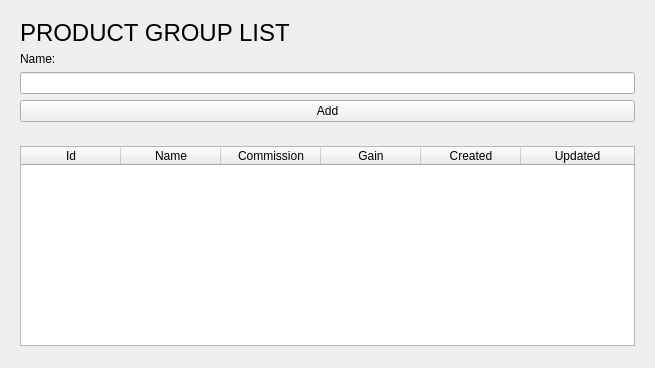
<?xml version="1.0" encoding="UTF-8"?>
<ui version="4.0">
 <class>productGroup</class>
 <widget class="QWidget" name="productGroup">
  <property name="geometry">
   <rect>
    <x>0</x>
    <y>0</y>
    <width>655</width>
    <height>368</height>
   </rect>
  </property>
  <property name="windowTitle">
   <string>Form</string>
  </property>
  <layout class="QVBoxLayout" name="verticalLayout">
   <item>
    <widget class="QWidget" name="panel_add" native="true">
     <property name="minimumSize">
      <size>
       <width>0</width>
       <height>120</height>
      </size>
     </property>
     <property name="maximumSize">
      <size>
       <width>16777215</width>
       <height>120</height>
      </size>
     </property>
     <layout class="QVBoxLayout" name="verticalLayout_6">
      <item>
       <widget class="QLabel" name="title_productGroup">
        <property name="font">
         <font>
          <pointsize>18</pointsize>
         </font>
        </property>
        <property name="text">
         <string>PRODUCT GROUP LIST</string>
        </property>
       </widget>
      </item>
      <item>
       <widget class="QLabel" name="label_name_productGroup">
        <property name="text">
         <string>Name:</string>
        </property>
       </widget>
      </item>
      <item>
       <widget class="QLineEdit" name="name_productGroup"/>
      </item>
      <item>
       <widget class="QPushButton" name="on_add_productGroup">
        <property name="text">
         <string>Add</string>
        </property>
       </widget>
      </item>
     </layout>
    </widget>
   </item>
   <item>
    <widget class="QWidget" name="panel_list" native="true">
     <layout class="QVBoxLayout" name="verticalLayout_4">
      <item>
       <widget class="QTableWidget" name="list_productGroups">
        <property name="minimumSize">
         <size>
          <width>0</width>
          <height>200</height>
         </size>
        </property>
        <property name="maximumSize">
         <size>
          <width>16777215</width>
          <height>200</height>
         </size>
        </property>
        <attribute name="horizontalHeaderStretchLastSection">
         <bool>true</bool>
        </attribute>
        <column>
         <property name="text">
          <string>Id</string>
         </property>
         <property name="textAlignment">
          <set>AlignCenter</set>
         </property>
        </column>
        <column>
         <property name="text">
          <string>Name</string>
         </property>
         <property name="textAlignment">
          <set>AlignCenter</set>
         </property>
        </column>
        <column>
         <property name="text">
          <string>Commission</string>
         </property>
         <property name="textAlignment">
          <set>AlignCenter</set>
         </property>
        </column>
        <column>
         <property name="text">
          <string>Gain</string>
         </property>
         <property name="textAlignment">
          <set>AlignCenter</set>
         </property>
        </column>
        <column>
         <property name="text">
          <string>Created</string>
         </property>
         <property name="textAlignment">
          <set>AlignCenter</set>
         </property>
        </column>
        <column>
         <property name="text">
          <string>Updated</string>
         </property>
         <property name="textAlignment">
          <set>AlignCenter</set>
         </property>
        </column>
       </widget>
      </item>
     </layout>
    </widget>
   </item>
   <item>
    <spacer name="verticalSpacer">
     <property name="orientation">
      <enum>Qt::Vertical</enum>
     </property>
     <property name="sizeHint" stdset="0">
      <size>
       <width>20</width>
       <height>40</height>
      </size>
     </property>
    </spacer>
   </item>
  </layout>
 </widget>
 <resources/>
 <connections/>
</ui>
